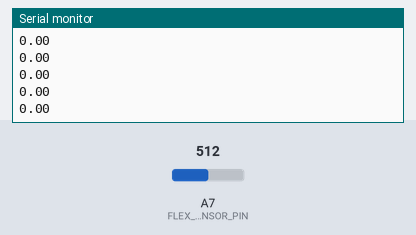
A sketch run on a simulated Arduino Nano, built with avr-gcc and run on an emulated ATmega328P. On the bench: the last lines printed to the serial monitor. Inputs (shaded band) come from the test bench; at power-on: A7 (FLEX_SENSOR_PIN) = 512.

Above: at 1.2 s.
1.3 s: A7 (FLEX_SENSOR_PIN) set to 716
At 2.3 s:
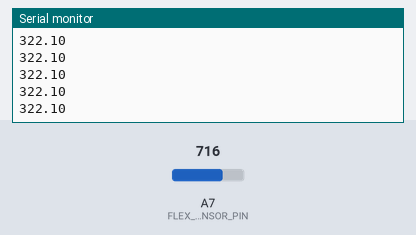
2.8 s: A7 (FLEX_SENSOR_PIN) set to 900
At 3.7 s:
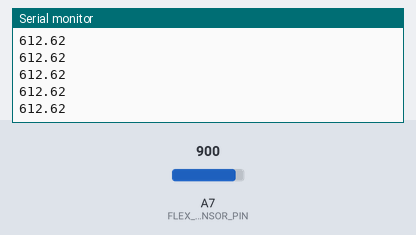
Timing chart, 0 to 5.8 s (numbered marks = the images above; inputs shaded):
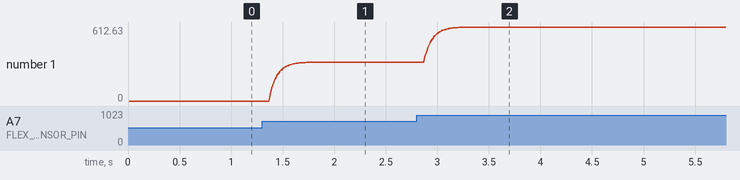

Measured:
- after the input at 1.3 s, the serial monitor: prints a new line after 0.07 s (image 1)
- plotted number 1: 0 → 322.11 after the input at 1.3 s

The sketch:

sensor_flex.ino
```cpp
// defines pins numbers
#define FLEX_SENSOR_PIN A7

void setup(void) {
  Serial.begin(9600);
}

void loop() {
  static float bias = 0;
  float angle;
//  angle = getAngleRaw();
//  Serial.println(angle);
  static int state = 0;
  switch (state) {
    case 0:
      bias = getBias();
      state = 1;
      break;
    case 1:
      //angle = getAngleRaw();
      //angle = getAngleCalibrated(bias);
      angle = getAngleSmoothed(bias);
      Serial.println(angle);
      break;
  }
}

// raw sensor measurement in range 0-1024
float getAngleRaw() {
  int flex_raw;
  flex_raw = analogRead(FLEX_SENSOR_PIN);
  return ((float)flex_raw);
}

// calibrate the raw sensor to units of degrees
float getAngleCalibrated(float bias) {
  float angle;
  angle = getAngleRaw();
  angle = angle - bias; // subtract off bias
  angle = (angle * 90) / 57;  // units of degrees
  return (angle);
}

// use an alpha-filter to smooth the data
float getAngleSmoothed(float bias) {
  float alpha = 0.9;
  static float angle = 0;
  angle = alpha * angle + (1 - alpha) * getAngleCalibrated(bias);
  return (angle);
}

float getBias() {
  float bias = 0;
  int N = 100;
  for (int i = 0; i < N; i++) {
    bias += analogRead(FLEX_SENSOR_PIN);
  }
  bias = bias / N;
  return (bias);
}
```
